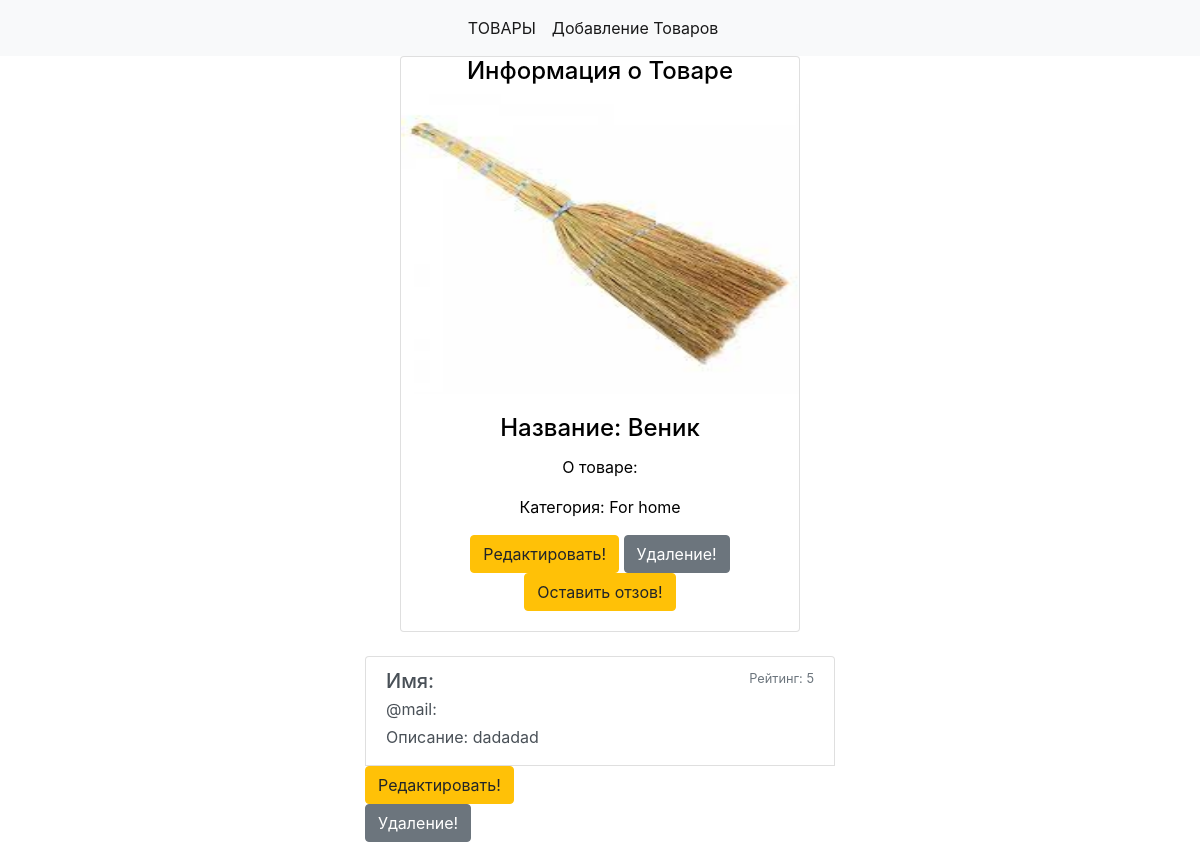
Screenshot of /product/4/ with the database file from the repository.
### webapp/models.py (models this page shows, shortened)
class Product(models.Model):
    name = models.CharField(max_length=100, null=False, blank=False)
    category = models.CharField(max_length=100, null=False, blank=False, choices=category_choices)
    description = models.TextField(max_length=2000, null=False, blank=True)
    image = models.ImageField(null=False, blank=True, upload_to='user_pics', verbose_name='Картинка')
    class Meta:
        db_table = 'Products'
        verbose_name = 'Продукт'
        verbose_name_plural = 'Продукты'

class Review(models.Model):
    user = models.ForeignKey(get_user_model(), related_name='Reviews', on_delete=models.CASCADE, verbose_name='Пользователь', null=True)
    product = models.ForeignKey('webapp.Product', related_name='Reviews', on_delete=models.CASCADE)
    description = models.TextField(max_length=2000, null=False, blank=False)
    rating = models.IntegerField(null=False, blank=False, validators=[MinValueValidator(1), MaxValueValidator(5)])
    moderated = models.BooleanField(null=True, blank=False)
    created_at = models.DateTimeField(auto_now_add=True)
    updated_at = models.DateTimeField(auto_now=True)
    class Meta:
        db_table = 'Reviews'
        verbose_name = 'Отзывы'
        verbose_name_plural = 'Отзыв'

### webapp/views/product.py (the view)
# urls.py: path('product/<int:id>/', ProductDetailView.as_view(), name='product'),
class ProductDetailView(DetailView):
    template_name = 'products/product_view.html'
    model = Product
    pk_url_kwarg = "id"
    context_object_name = 'product'
    paginate_by = 3
    def get_context_data(self, **kwargs):
        context = super().get_context_data(**kwargs)
        object_list = Review.objects.filter(product=self.get_object())
        paginator = Paginator(object_list, self.paginate_by, )
        page_number = self.request.GET.get('page')
        page_obj = paginator.get_page(page_number)
        if page_obj.paginator.num_pages == 1:
            context['is_paginated'] = False
        else:
            context['is_paginated'] = True
        context['page_obj'] = page_obj
        context['reviews'] = page_obj.object_list
        return context

### webapp/templates/products/product_view.html (shortened to what this page needs)
{% extends 'shablon.html' %}
{% block content %}
<body style="background-size: 100%; background-image: url('https://thumbs.dreamstime.com/b/%D0%B1%D0%BE%D0%BB%D1%8C%D1%88%D0%B0%D1%8F-%D0%BA%D0%BE%D0%BD%D1%86%D0%B5%D0%BF%D1%86%D0%B8%D1%8F-%D0%B4%D0%B0%D0%BD%D0%BD%D1%8B%D0%BC-%D0%BF%D0%BE-%D0%B4%D0%B5%D0%BB%D0%B0-%D0%B8%D0%BD%D1%84%D0%BE%D1%80%D0%BC%D0%B0%D1%86%D0%B8%D0%BE%D0%BD%D0%BD%D0%BE%D0%B9-%D1%82%D0%B5%D1%85%D0%BD%D0%BE%D0%BB%D0%BE%D0%B3%D0%B8%D0%B8-112471615.jpg')">
<div class="container" style='max-width: 500px; color: black'>
<div class="d-flex justify-content-center">
  <div class="card" style="width:400px; text-align: center">
      <h4>Информация о Товаре</h4>
      {% if product.image %}
          <img class="card-img-top" src="{{ product.image.url }}" width="260" height="300" alt="">
      {% else %}
          <img src="/uploads/user_pics/notfoto.png"  width="260" height="300" alt="">
      {% endif %}
      <div class="card-body">
          <h4 class="card-title">Название: {{ product.name }}</h4>
          <p class="card-text">О товаре: {{ product.description}}</p>
          <p class="card-text">Категория: {{ product.category }}</p>
          <a href="{% url 'product_update' product.id %}"><button type="button" class="btn btn-warning">Редактировать!</button></a>
          <a href="{% url 'product_delete' product.id %}"><button type="button" class="btn btn-secondary">Удаление!</button></a>
          <a href="{% url 'review_add' product.id %}"><button type="button" class="btn btn-warning">Оставить отзов!</button></a>
      </div>
  </div>
 </div>
      {% if not product.Reviews.all %}
            <h2>NOT TASKS</h2>
        {% else %}
            {% for rev in product.Reviews.all %}
                <div class="list-group">
                  <a class="list-group-item list-group-item-action">
                    <div class="d-flex w-100 justify-content-between">
                      <h5 class="mb-1">Имя: {{ user.username }}</h5>
                      <small class="text-muted">Рейтинг: {{ rev.rating }}</small>
                    </div>
                           <p class="mb-1">@mail: {{ user.email }}</p>
                      <p class="mb-1">Описание: {{ rev.description }}</p>
                  </a>
                    <a href="{% url 'review_update' rev.id %}"><button type="button" class="btn btn-warning">Редактировать!</button></a>
                    <a href="{% url 'review_delete' rev.id %}"><button type="button" class="btn btn-secondary">Удаление!</button></a>
                </div>
            {% endfor %}
    {% endif %}
</div>
</body>
{% endblock content %}

### rows the page displays
Product: image (picture), name "Веник", category "For home"
Review: rating "5", description "dadadad"
